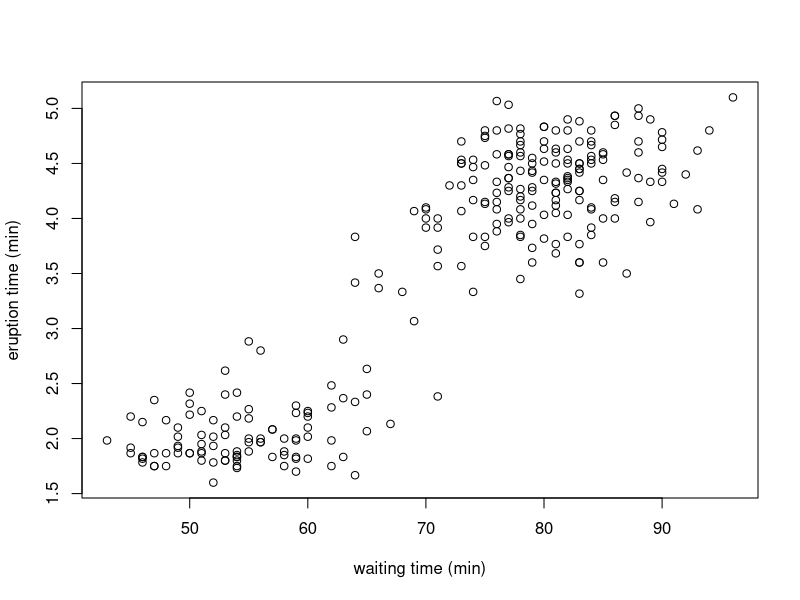
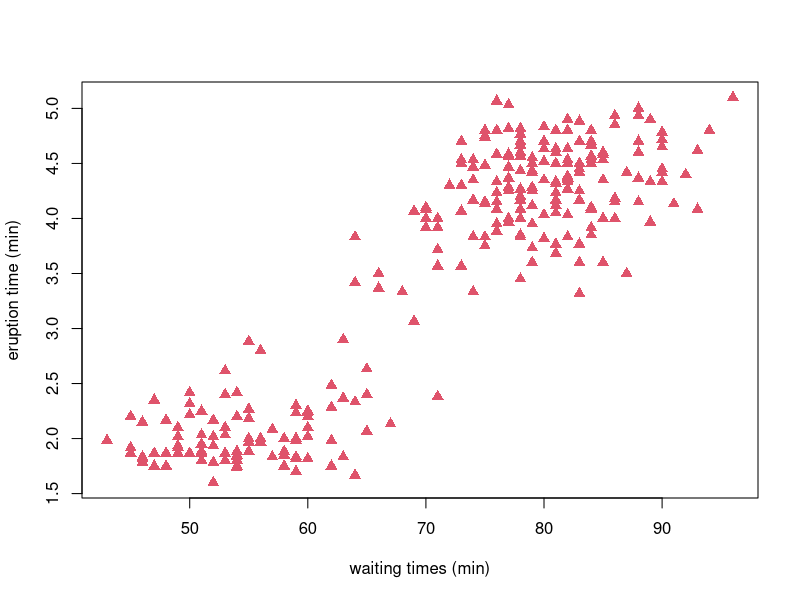
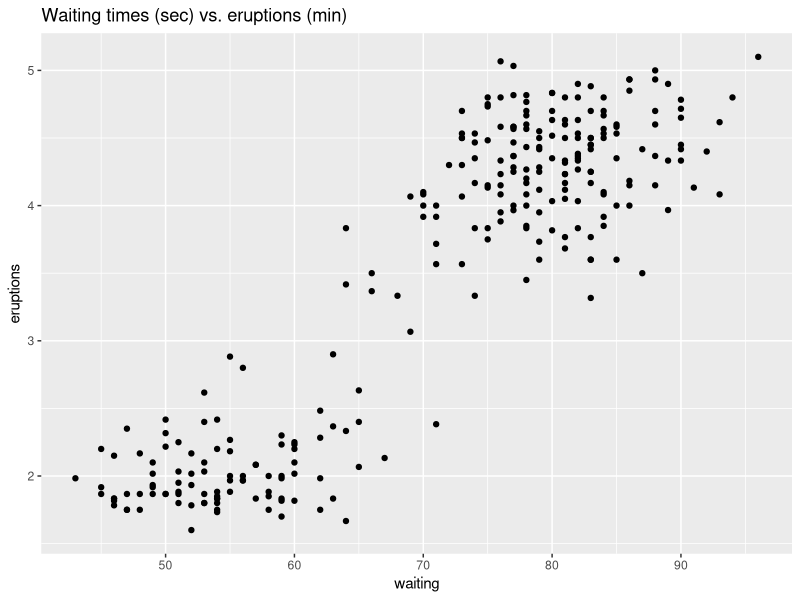
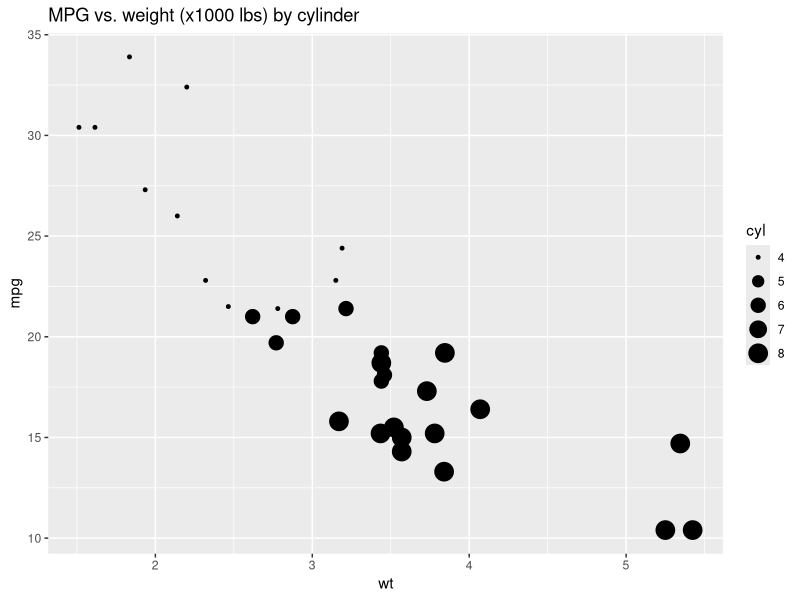
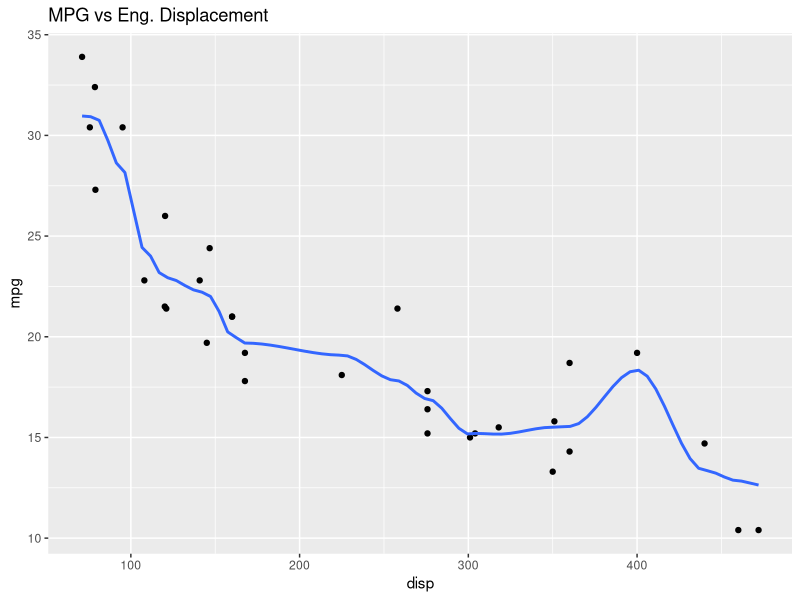
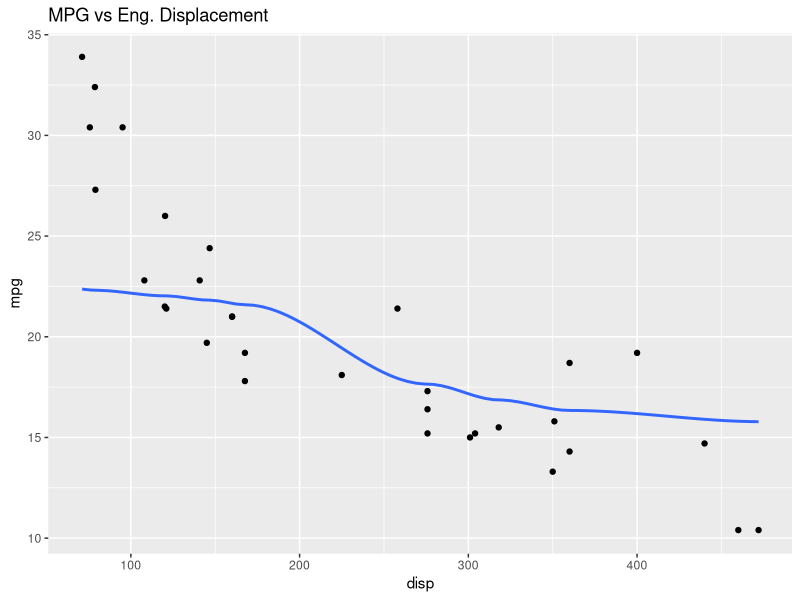
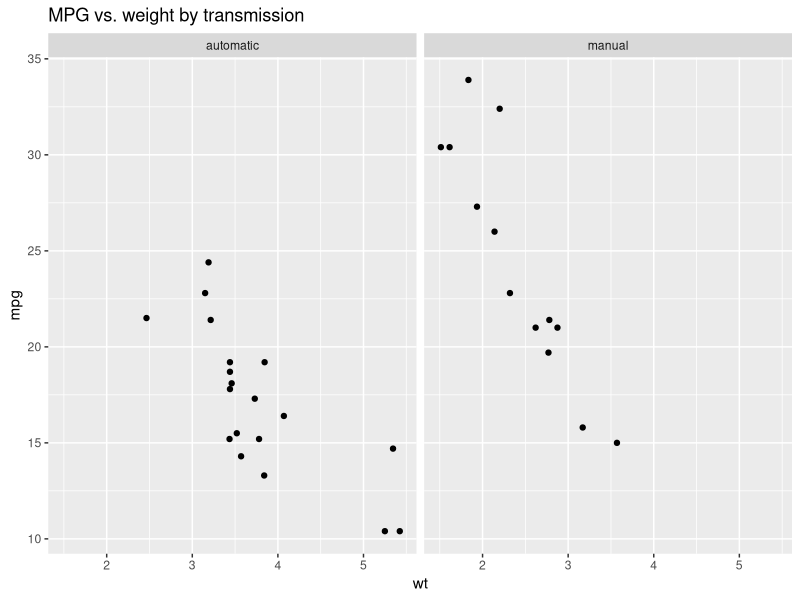
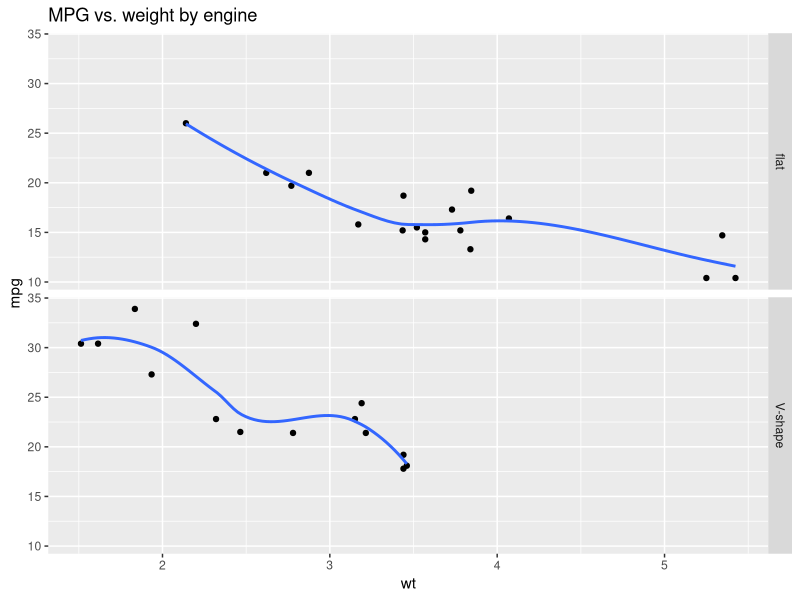

Recreate these plots in R, in order.
## ---- chunk 1
knitr::opts_chunk$set(echo = TRUE)
## ---- chunk 2
library('ggplot2')
## ---- chunk 3
plot(faithful$waiting,
faithful$eruptions,
xlab = "waiting time (min)",
ylab = "eruption time (min)")
## ---- chunk 4
plot(faithful$waiting,
faithful$eruptions,
pch = 17,
col = 2,
cex = 1.2,
xlab = "waiting times (min)",
ylab = "eruption time (min)")
## ---- chunk 5
qplot(x = waiting,
y = eruptions,
data = faithful,
main = "Waiting times (sec) vs. eruptions (min)")
## ---- chunk 6
qplot(x = wt,
y = mpg,
data = mtcars,
size = cyl,
main = "MPG vs. weight (x1000 lbs) by cylinder")
## ---- chunk 7
qplot(disp,
mpg,
data = mtcars,
main = "MPG vs Eng. Displacement") +
stat_smooth(method = "loess",
method.args = list(degree = 0),
span = 0.2,
se = FALSE)
## ---- chunk 8
qplot(disp,
mpg,
data = mtcars,
main = "MPG vs Eng. Displacement") +
stat_smooth(method = "loess",
method.args = list(degree = 0),
span = 1,
se = FALSE)
## ---- chunk 9
# add new dataframe columns with more appropriate names for
# better axes labeling in future graphs
mtcars$amf[mtcars$am==0] = 'automatic'
mtcars$amf[mtcars$am==1] = 'manual'
mtcars$vsf[mtcars$vs==0] = 'flat'
mtcars$vsf[mtcars$vs==1] = 'V-shape'
qplot(x = wt,
y = mpg,
facets = .~amf,
data = mtcars,
main = "MPG vs. weight by transmission")
## ---- chunk 10
mtcars$amf[mtcars$am==0] = 'automatic'
mtcars$amf[mtcars$am==1] = 'manual'
mtcars$vsf[mtcars$vs==0] = 'flat'
mtcars$vsf[mtcars$vs==1] = 'V-shape'
qplot(x = wt,
y = mpg,
facets = vsf~.,
data = mtcars,
main = "MPG vs. weight by engine") +
stat_smooth(se = FALSE)
## ---- chunk 11
mtcars$amf[mtcars$am==0] = 'automatic'
mtcars$amf[mtcars$am==1] = 'manual'
mtcars$vsf[mtcars$vs==0] = 'flat'
mtcars$vsf[mtcars$vs==1] = 'V-shape'
qplot(x = wt,
y = mpg,
data = mtcars,
facets = vsf~amf,
main = "MPG vs. weight by transmission and engine")
## ---- chunk 12
# create a new dataframe with three columns: cty, hwy, and disp
DF = mpg[, c("cty", "hwy", "displ")]
plot(DF, main = "City MPG vs. Highway MPG vs. Engine Volume")
## ---- chunk 13
library(GGally)
DF = mpg[, c("cty", "hwy", "displ")]
ggpairs(DF)
## ---- chunk 14
x_grid = seq(-1, 1, length.out = 100)
y_grid = x_grid
# create a dataframe containing all possible combinations of x,y
R = expand.grid(x_grid, y_grid)
# number of rows is 100 x 100 - one for each combination
dim(R)
## [1] 10000 2
# modify column names for clear axes labeling
names(R) = c('x', 'y')
R$z = R$x^2 + R$y^2
head(R)
## x y z
## 1 -1.0000000 -1 2.000000
## 2 -0.9797980 -1 1.960004
## 3 -0.9595960 -1 1.920824
## 4 -0.9393939 -1 1.882461
## 5 -0.9191919 -1 1.844914
## 6 -0.8989899 -1 1.808183
ggplot(R, aes(x = x,y = y, z = z)) + stat_contour()
## ---- chunk 15
# display 0 through 100 percentiles at 0.1 increments
# for the dataset containing 1,2,3,4.
quantile(c(1, 2, 3, 4), seq(0, 1, length.out = 11))
## 0% 10% 20% 30% 40% 50% 60% 70% 80%
## 1.0 1.3 1.6 1.9 2.2 2.5 2.8 3.1 3.4
## 90% 100%
## 3.7 4.0
## ---- chunk 16
ggplot(mpg, aes("",hwy)) +
geom_boxplot() +
coord_flip() +
scale_x_discrete("")
## ---- chunk 17
ggplot(mpg, aes(reorder(class, -hwy, median), hwy)) +
geom_boxplot() +
coord_flip() +
scale_x_discrete("class")
## ---- chunk 18
D = data.frame(samples = c(rnorm(200, 1, 1),
rnorm(200, 0, 1),
rnorm(200, 0, 2)))
D$parameter[1:200] = 'N(1,1)';
D$parameter[201:400] = 'N(0,1)';
D$parameter[401:600] = 'N(0,2)';
qplot(samples,
facets = parameter~.,
geom = 'histogram',
data = D)
## ---- chunk 19
D = data.frame(samples = c(rnorm(200, 1, 1),
rnorm(200, 0, 1),
rnorm(200, 0, 2)));
D$parameter[1:200] = 'N(1,1)';
D$parameter[201:400] = 'N(0,1)';
D$parameter[401:600] = 'N(0,2)';
ggplot(D, aes(sample = samples)) +
stat_qq() +
facet_grid(.~parameter)
## ---- chunk 20
A = list(a = c(1, 2), b = c(3, 4), c = c(5, 6))
stack(A)
## ---- chunk 21
x_grid = seq(-8, 8, length.out = 100)
gaussian_function = function(x, s) exp(-x^2/(2*s^2))/(sqrt(2*pi)*s)
R = stack(list('sigma=1' = gaussian_function(x_grid, 1),
'sigma=2' = gaussian_function(x_grid, 2),
'sigma=3' = gaussian_function(x_grid, 3),
'sigma=4' = gaussian_function(x_grid, 4)))
names(R) = c("y", "sigma");
R$x = x_grid
head(R)
## y sigma x
## 1 5.052271e-15 sigma=1 -8.000000
## 2 1.816883e-14 sigma=1 -7.838384
## 3 6.365366e-14 sigma=1 -7.676768
## 4 2.172582e-13 sigma=1 -7.515152
## 5 7.224128e-13 sigma=1 -7.353535
## 6 2.340189e-12 sigma=1 -7.191919
qplot(x,
y,
color = sigma,
lty = sigma,
geom = "line",
data = R,
main = "Normal density for different sigma values",
xlab = "$x$",
ylab = "$f(x)$")
